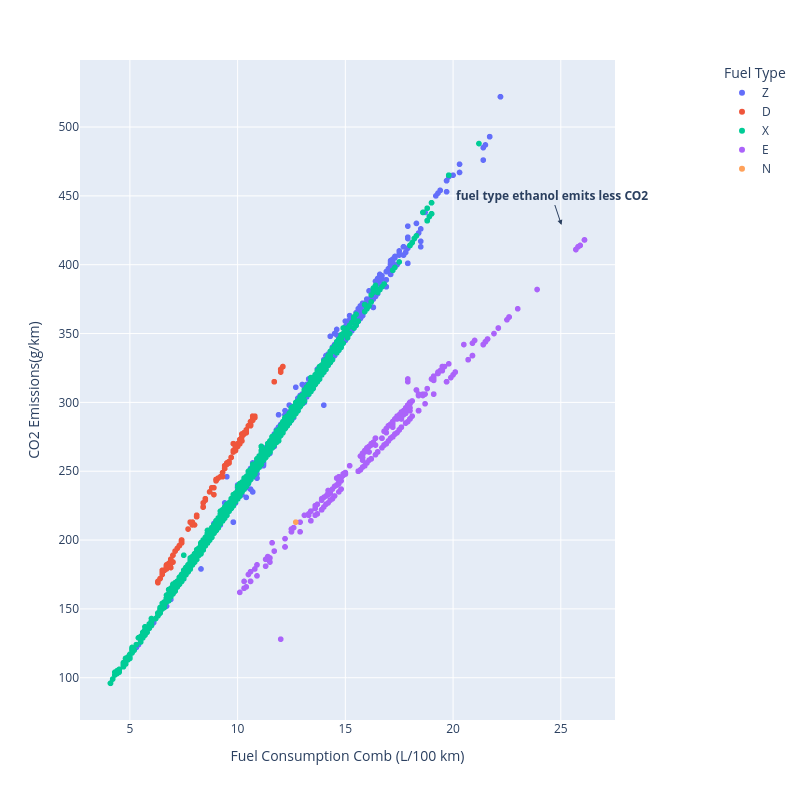

The cell this chart's notebook holds for it:
### Code cell
# plotly scatter
fig =px.scatter(
    data_frame=df_co2,
    x='Fuel Consumption Comb (L/100 km)',
    y='CO2 Emissions(g/km)',
    color='Fuel Type',
    width=800,
    height=800
)
fig.update_layout(legend_x =1.2,legend_y=1)

fig.add_annotation(
    # x=20,y=130,
    x=0.9, y=0.75, # 상대좌표
    text='<b>fuel type ethanol emits less CO2</b>',
    yref= 'y domain',xref= 'x domain',
    showarrow=True, arrowhead=2
)
fig.show()

### Figure 1 — Plotly figure (JSON) as saved in the notebook; plotly's stock layout.template omitted (floating-point values rounded to 4 significant figures; data arrays with more than 128 entries replaced by an {"elided": "..."} marker saying what was removed)
{"data": [{"hovertemplate": "Fuel Type=Z<br>Fuel Consumption Comb (L/100 km)=%{x}<br>CO2 Emissions(g/km)=%{y}<extra></extra>", "legendgroup": "Z", "marker": {"color": "#636efa", "symbol": "circle"}, "mode": "markers", "name": "Z", "showlegend": true, "type": "scattergl", "x": {"elided": "3202 float values"}, "xaxis": "x", "y": {"elided": "3202 int values"}, "yaxis": "y"}, {"hovertemplate": "Fuel Type=D<br>Fuel Consumption Comb (L/100 km)=%{x}<br>CO2 Emissions(g/km)=%{y}<extra></extra>", "legendgroup": "D", "marker": {"color": "#EF553B", "symbol": "circle"}, "mode": "markers", "name": "D", "showlegend": true, "type": "scattergl", "x": {"elided": "175 float values"}, "xaxis": "x", "y": {"elided": "175 int values"}, "yaxis": "y"}, {"hovertemplate": "Fuel Type=X<br>Fuel Consumption Comb (L/100 km)=%{x}<br>CO2 Emissions(g/km)=%{y}<extra></extra>", "legendgroup": "X", "marker": {"color": "#00cc96", "symbol": "circle"}, "mode": "markers", "name": "X", "showlegend": true, "type": "scattergl", "x": {"elided": "3637 float values"}, "xaxis": "x", "y": {"elided": "3637 int values"}, "yaxis": "y"}, {"hovertemplate": "Fuel Type=E<br>Fuel Consumption Comb (L/100 km)=%{x}<br>CO2 Emissions(g/km)=%{y}<extra></extra>", "legendgroup": "E", "marker": {"color": "#ab63fa", "symbol": "circle"}, "mode": "markers", "name": "E", "showlegend": true, "type": "scattergl", "x": {"elided": "370 float values"}, "xaxis": "x", "y": {"elided": "370 int values"}, "yaxis": "y"}, {"hovertemplate": "Fuel Type=N<br>Fuel Consumption Comb (L/100 km)=%{x}<br>CO2 Emissions(g/km)=%{y}<extra></extra>", "legendgroup": "N", "marker": {"color": "#FFA15A", "symbol": "circle"}, "mode": "markers", "name": "N", "showlegend": true, "type": "scattergl", "x": [12.7], "xaxis": "x", "y": [213], "yaxis": "y"}], "layout": {"annotations": [{"arrowhead": 2, "showarrow": true, "text": "<b>fuel type ethanol emits less CO2</b>", "x": 0.9, "xref": "x domain", "y": 0.75, "yref": "y domain"}], "height": 800, "legend": {"title": {"text": "Fuel Type"}, "tracegroupgap": 0, "x": 1.2, "y": 1}, "margin": {"t": 60}, "width": 800, "xaxis": {"anchor": "y", "domain": [0, 1], "title": {"text": "Fuel Consumption Comb (L/100 km)"}}, "yaxis": {"anchor": "x", "domain": [0, 1], "title": {"text": "CO2 Emissions(g/km)"}}}}
